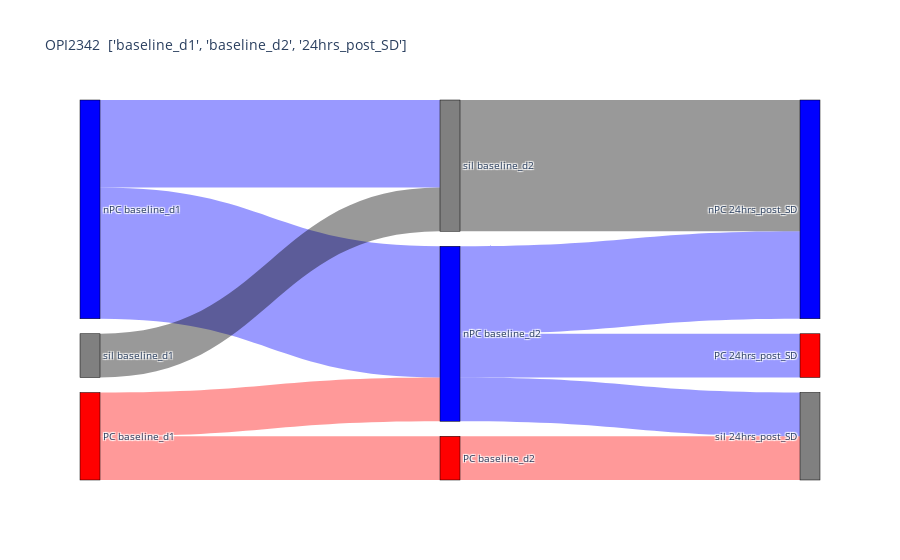

Notebook source saved alongside this figure:
### Code cell
labels = [] 
colors = []
for condition in conditions:
  labels.extend([f"PC {condition}", f"nPC {condition}", f"sil {condition}"])  # for each condition, check categories PC, not-PC and low activity
  colors.extend(["red", "blue", "grey"])  # 255, 0, 0;  0, 255, 0; 0, 0, 0
# in each condition, we have PC and nPC categories, each have PC and nPC targets in the next category
sources = []  # should be 0, 1, 2, 0, 1, 2, 0, 1, 2, 3, 4, 5, 3, 4, 5, 3, 4, 5, ...
targets = []  # should be 3, 3, 3, 4, 4, 4, 5, 5, 5, 6, 6, 6, 7, 7, 7, 8, 8, 8, ...
values = []
link_colors = []

for i_condition in range(len(conditions)-1):

  #target cells place cells
  n_PC_to_PC=len(cell_movement(df,conditions[i_condition],conditions[i_condition+1],source_type=pc_cells,target_type=pc_cells))
  n_non_PC_to_PC=len(cell_movement(df,conditions[i_condition],conditions[i_condition+1],source_type=non_pc_cells,target_type=pc_cells))
  n_sil_to_PC=len(cell_movement(df,conditions[i_condition],conditions[i_condition+1],source_type=silent_cells,target_type=pc_cells))
  sources.extend([3*i_condition,3*i_condition+1, 3*i_condition+2])
  targets.extend([3*(i_condition+1), 3*(i_condition+1), 3*(i_condition+1)])
  values.extend([n_PC_to_PC, n_non_PC_to_PC, n_sil_to_PC])
  link_colors.extend(["rgba(255, 0, 0, 0.4)", "rgba(0, 0, 255, 0.4)", "rgba(0, 0, 0, 0.4)"])  # PC -> x is light blue, nPC -> x is light red, Q -> y is "light black"

  #target cells non place cells
  n_PC_to_non_PC=len(cell_movement(df,conditions[i_condition],conditions[i_condition+1],source_type=pc_cells,target_type=non_pc_cells))
  n_sil_to_non_PC=len(cell_movement(df,conditions[i_condition],conditions[i_condition+1],source_type=silent_cells,target_type=non_pc_cells))
  n_non_PC_to_non_PC=len(cell_movement(df,conditions[i_condition],conditions[i_condition+1],source_type=non_pc_cells,target_type=non_pc_cells))
  sources.extend([3*i_condition,3*i_condition+1, 3*i_condition+2])
  targets.extend([3*(i_condition+1)+1, 3*(i_condition+1)+1, 3*(i_condition+1)+1])
  values.extend([n_PC_to_non_PC, n_non_PC_to_non_PC, n_sil_to_non_PC])
  link_colors.extend(["rgba(255, 0, 0, 0.4)", "rgba(0, 0, 255, 0.4)", "rgba(0, 0, 0, 0.4)"])  # PC -> x is light blue, nPC -> x is light red, Q -> y is "light black"


  #targer cell silent cells  
  n_PC_to_sil=len(cell_movement(df,conditions[i_condition],conditions[i_condition+1],source_type=pc_cells,target_type=silent_cells))
  n_non_PC_to_sil=len(cell_movement(df,conditions[i_condition],conditions[i_condition+1],source_type=non_pc_cells,target_type=silent_cells))
  n_sil_to_sil=len(cell_movement(df,conditions[i_condition],conditions[i_condition+1],source_type=silent_cells,target_type=silent_cells))

  sources.extend([3*i_condition,3*i_condition+1, 3*i_condition+2])
  targets.extend([3*(i_condition+1)+2, 3*(i_condition+1)+2, 3*(i_condition+1)+2])
  values.extend([n_PC_to_sil, n_non_PC_to_sil, n_sil_to_sil])
  link_colors.extend(["rgba(255, 0, 0, 0.4)", "rgba(0, 0, 255, 0.4)", "rgba(0, 0, 0, 0.4)"])  # PC -> x is light blue, nPC -> x is light red, Q -> y is "light black"

  
fig = go.Figure(data=[go.Sankey(
  node = dict(
    pad = 15,
    thickness = 20,
    line = dict(color = "black", width = 0.5),
    label = labels,
    color = colors
  ),
  link = dict(
    source = sources, # indices correspond to labels, eg A1, A2, A1, B1, ...
    target = targets,
    value = values,
    color = link_colors
))])

fig.update_layout(title_text=f'{animal}\n\n{conditions}', font_size=10)

#pio.write_image(fig, F'{output_folder}/{animal}_sankey_diagram.pdf')

### Figure 1 — Plotly figure (JSON) as saved in the notebook; plotly's stock layout.template omitted (floating-point values rounded to 4 significant figures)
{"data": [{"link": {"color": ["rgba(255, 0, 0, 0.4)", "rgba(0, 0, 255, 0.4)", "rgba(0, 0, 0, 0.4)", "rgba(255, 0, 0, 0.4)", "rgba(0, 0, 255, 0.4)", "rgba(0, 0, 0, 0.4)", "rgba(255, 0, 0, 0.4)", "rgba(0, 0, 255, 0.4)", "rgba(0, 0, 0, 0.4)", "rgba(255, 0, 0, 0.4)", "rgba(0, 0, 255, 0.4)", "rgba(0, 0, 0, 0.4)", "rgba(255, 0, 0, 0.4)", "rgba(0, 0, 255, 0.4)", "rgba(0, 0, 0, 0.4)", "rgba(255, 0, 0, 0.4)", "rgba(0, 0, 255, 0.4)", "rgba(0, 0, 0, 0.4)"], "source": [0, 1, 2, 0, 1, 2, 0, 1, 2, 3, 4, 5, 3, 4, 5, 3, 4, 5], "target": [3, 3, 3, 4, 4, 4, 5, 5, 5, 6, 6, 6, 7, 7, 7, 8, 8, 8], "value": [1, 0, 0, 1, 3, 0, 0, 2, 1, 0, 1, 0, 0, 2, 3, 1, 1, 0]}, "node": {"color": ["red", "blue", "grey", "red", "blue", "grey", "red", "blue", "grey"], "label": ["PC baseline_d1", "nPC baseline_d1", "sil baseline_d1", "PC baseline_d2", "nPC baseline_d2", "sil baseline_d2", "PC 24hrs_post_SD", "nPC 24hrs_post_SD", "sil 24hrs_post_SD"], "line": {"color": "black", "width": 0.5}, "pad": 15, "thickness": 20}, "type": "sankey"}], "layout": {"font": {"size": 10}, "title": {"text": "OPI2342\n\n['baseline_d1', 'baseline_d2', '24hrs_post_SD']"}}}
